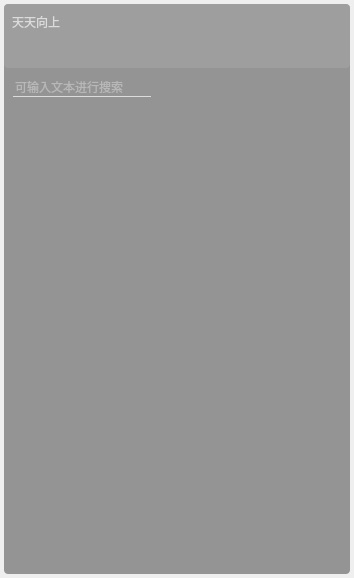
<?xml version="1.0" encoding="UTF-8"?>
<ui version="4.0">
 <class>App</class>
 <widget class="QWidget" name="App">
  <property name="geometry">
   <rect>
    <x>0</x>
    <y>0</y>
    <width>354</width>
    <height>578</height>
   </rect>
  </property>
  <property name="windowTitle">
   <string>App</string>
  </property>
  <layout class="QVBoxLayout" name="verticalLayout">
   <property name="spacing">
    <number>0</number>
   </property>
   <property name="leftMargin">
    <number>4</number>
   </property>
   <property name="topMargin">
    <number>4</number>
   </property>
   <property name="rightMargin">
    <number>4</number>
   </property>
   <property name="bottomMargin">
    <number>4</number>
   </property>
   <item>
    <widget class="QWidget" name="widget_back" native="true">
     <property name="styleSheet">
      <string notr="true">#widget_back{
	border-radius: 4px;
	background-color: rgba(85, 85, 85, 150);
}</string>
     </property>
     <layout class="QVBoxLayout" name="verticalLayout_3" stretch="0,0,0">
      <property name="spacing">
       <number>0</number>
      </property>
      <property name="leftMargin">
       <number>0</number>
      </property>
      <property name="topMargin">
       <number>0</number>
      </property>
      <property name="rightMargin">
       <number>0</number>
      </property>
      <property name="bottomMargin">
       <number>0</number>
      </property>
      <item>
       <widget class="QWidget" name="widget_title" native="true">
        <property name="styleSheet">
         <string notr="true">.QPushButton{
	border: none;
}

#widget_title{
	background: rgba(165, 165, 165, 155);
	border-radius: 4px;
}</string>
        </property>
        <layout class="QVBoxLayout" name="verticalLayout_2">
         <property name="spacing">
          <number>8</number>
         </property>
         <property name="leftMargin">
          <number>8</number>
         </property>
         <property name="topMargin">
          <number>8</number>
         </property>
         <property name="rightMargin">
          <number>8</number>
         </property>
         <property name="bottomMargin">
          <number>8</number>
         </property>
         <item>
          <layout class="QHBoxLayout" name="horizontalLayout">
           <property name="spacing">
            <number>12</number>
           </property>
           <item>
            <widget class="QLabel" name="label_title">
             <property name="styleSheet">
              <string notr="true">color: rgb(220, 220, 220);	</string>
             </property>
             <property name="text">
              <string>天天向上</string>
             </property>
            </widget>
           </item>
           <item>
            <spacer name="horizontalSpacer">
             <property name="orientation">
              <enum>Qt::Horizontal</enum>
             </property>
             <property name="sizeHint" stdset="0">
              <size>
               <width>40</width>
               <height>20</height>
              </size>
             </property>
            </spacer>
           </item>
           <item>
            <widget class="QPushButton" name="btn_pin_top">
             <property name="minimumSize">
              <size>
               <width>20</width>
               <height>20</height>
              </size>
             </property>
             <property name="maximumSize">
              <size>
               <width>20</width>
               <height>20</height>
              </size>
             </property>
             <property name="toolTip">
              <string>置顶</string>
             </property>
             <property name="styleSheet">
              <string notr="true">.QPushButton{
	border-image: url(:/btnicon/res/btnicon/pinTop.png);
}
.QPushButton::hover{
	border-image: url(:/btnicon/res/btnicon/pinTop-hover.png);
}
.QPushButton::checked{
	border-image: url(:/btnicon/res/btnicon/pinTop-checked.png);
}</string>
             </property>
             <property name="text">
              <string/>
             </property>
             <property name="checkable">
              <bool>true</bool>
             </property>
             <property name="checked">
              <bool>false</bool>
             </property>
            </widget>
           </item>
           <item>
            <widget class="QPushButton" name="btn_hide">
             <property name="minimumSize">
              <size>
               <width>20</width>
               <height>20</height>
              </size>
             </property>
             <property name="maximumSize">
              <size>
               <width>20</width>
               <height>20</height>
              </size>
             </property>
             <property name="toolTip">
              <string>最小化</string>
             </property>
             <property name="styleSheet">
              <string notr="true">.QPushButton{
	border-image: url(:/btnicon/res/btnicon/minimize.png);
}
.QPushButton::hover{
	border-image: url(:/btnicon/res/btnicon/minimize-hover.png);
}
.QPushButton::pressed{
	border-image: url(:/btnicon/res/btnicon/minimize-pressed.png);
}</string>
             </property>
             <property name="text">
              <string/>
             </property>
            </widget>
           </item>
           <item>
            <widget class="QPushButton" name="btn_close">
             <property name="minimumSize">
              <size>
               <width>20</width>
               <height>20</height>
              </size>
             </property>
             <property name="maximumSize">
              <size>
               <width>20</width>
               <height>20</height>
              </size>
             </property>
             <property name="toolTip">
              <string>关闭</string>
             </property>
             <property name="styleSheet">
              <string notr="true">.QPushButton{
	border-image: url(:/btnicon/res/btnicon/close.png);
}
.QPushButton::hover{
	border-image: url(:/btnicon/res/btnicon/close-hover.png);
}
.QPushButton::pressed{
	border-image: url(:/btnicon/res/btnicon/close-pressed.png);
}</string>
             </property>
             <property name="text">
              <string/>
             </property>
            </widget>
           </item>
          </layout>
         </item>
         <item>
          <layout class="QHBoxLayout" name="horizontalLayout_2">
           <item>
            <spacer name="horizontalSpacer_2">
             <property name="orientation">
              <enum>Qt::Horizontal</enum>
             </property>
             <property name="sizeHint" stdset="0">
              <size>
               <width>40</width>
               <height>20</height>
              </size>
             </property>
            </spacer>
           </item>
           <item>
            <widget class="QLabel" name="label_date">
             <property name="styleSheet">
              <string notr="true">color: rgb(220, 220, 220);	</string>
             </property>
             <property name="text">
              <string/>
             </property>
            </widget>
           </item>
          </layout>
         </item>
        </layout>
       </widget>
      </item>
      <item>
       <widget class="QWidget" name="widget_operate" native="true">
        <property name="minimumSize">
         <size>
          <width>0</width>
          <height>0</height>
         </size>
        </property>
        <layout class="QHBoxLayout" name="horizontalLayout_3">
         <item>
          <widget class="QLineEdit" name="lineEdit_search">
           <property name="minimumSize">
            <size>
             <width>0</width>
             <height>20</height>
            </size>
           </property>
           <property name="maximumSize">
            <size>
             <width>16777215</width>
             <height>20</height>
            </size>
           </property>
           <property name="styleSheet">
            <string notr="true">border: none;
background: transparent;
color: rgb(220, 220, 220);	
border-bottom: 1px solid rgb(220, 220, 220);</string>
           </property>
           <property name="placeholderText">
            <string>可输入文本进行搜索</string>
           </property>
          </widget>
         </item>
         <item>
          <spacer name="horizontalSpacer_3">
           <property name="orientation">
            <enum>Qt::Horizontal</enum>
           </property>
           <property name="sizeHint" stdset="0">
            <size>
             <width>27</width>
             <height>20</height>
            </size>
           </property>
          </spacer>
         </item>
         <item>
          <widget class="QPushButton" name="btn_add_group">
           <property name="minimumSize">
            <size>
             <width>20</width>
             <height>20</height>
            </size>
           </property>
           <property name="maximumSize">
            <size>
             <width>20</width>
             <height>20</height>
            </size>
           </property>
           <property name="toolTip">
            <string>新建分组</string>
           </property>
           <property name="styleSheet">
            <string notr="true">.QPushButton{
	border: none;
	border-image: url(:/btnicon/res/btnicon/create_group.png);
}
.QPushButton::hover{
	border-image: url(:/btnicon/res/btnicon/create_group-hover.png);
}
.QPushButton::pressed{
	border-image: url(:/btnicon/res/btnicon/create_group-pressed.png);
}</string>
           </property>
           <property name="text">
            <string/>
           </property>
          </widget>
         </item>
         <item>
          <widget class="QPushButton" name="btn_add_record">
           <property name="minimumSize">
            <size>
             <width>20</width>
             <height>20</height>
            </size>
           </property>
           <property name="maximumSize">
            <size>
             <width>20</width>
             <height>20</height>
            </size>
           </property>
           <property name="toolTip">
            <string>添加备忘录</string>
           </property>
           <property name="styleSheet">
            <string notr="true">.QPushButton{
	border: none;
	border-image: url(:/btnicon/res/btnicon/quick_add.png);
}
.QPushButton::hover{
	border-image: url(:/btnicon/res/btnicon/quick_add-hover.png);
}
.QPushButton::pressed{
	border-image: url(:/btnicon/res/btnicon/quick_add-pressed.png);
}</string>
           </property>
           <property name="text">
            <string/>
           </property>
          </widget>
         </item>
        </layout>
       </widget>
      </item>
      <item>
       <widget class="QTreeView" name="treeView">
        <property name="styleSheet">
         <string notr="true">.QTreeView{
	border: none;
	background: transparent;
}</string>
        </property>
        <property name="verticalScrollMode">
         <enum>QAbstractItemView::ScrollPerPixel</enum>
        </property>
        <property name="wordWrap">
         <bool>true</bool>
        </property>
       </widget>
      </item>
     </layout>
    </widget>
   </item>
  </layout>
 </widget>
 <resources>
  <include location="app.qrc"/>
 </resources>
 <connections/>
</ui>
